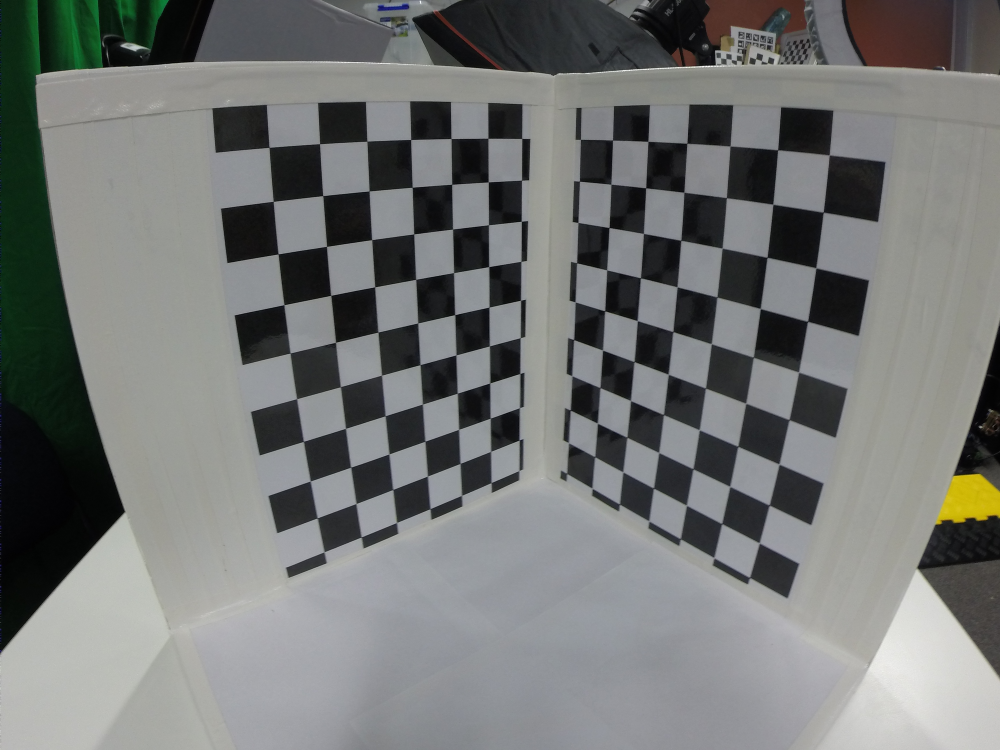
#> input picture H3.JPG, 3000 x 2250 px (shown at 1/3 size)
$ python -i Get3d2dCoordinates.py   (imports and definitions only)   (older library calls are emulated)
#> lines starting #> are read from the running program, lines starting #| are printed output that depends on the picture; after the words box and inside, x2 and y2 are one past the last pixel; in counts of white or black regions, pixels touching at a corner belong together
import cv2
import numpy as np
import os

class TsaiBoard:
    #Defines the board that we use for calibration
    #Arguments:
    # - square_size: size of the squares in the checkerboard pattern
    # - rows: number of rows in the checkerboard patterns
    # - cols: number of columns in the checkerboard patterns
    # - left_offset: distance between the left checkerboard pattern and the upright axis
    # - right_offset: distance between the right checkerboard pattern and the upright axis
    # [6 lines left out: function __init__, not called in this run]

def SeparateGrids(gray, debug=False):
    #Estimate the position of the two checkerboards in the image
    #Arguments:
    # - gray: numpy array for grayscale image (Works best if normalized and median blur is applied)
    # - debug: bool, display the output grids (Optional)
    #Returns:
    # - Bounding boxes for the two checkerboards
    #Find the two checkerboards on downsampled images
#> called with debug = False
    scale_factor = 16
    mini = cv2.resize(gray, (gray.shape[1]//scale_factor, gray.shape[0]//scale_factor))
    mini = np.clip(255*(mini - np.percentile(mini, 20))/(np.percentile(mini, 80)-np.percentile(mini, 20)), 0, 255)
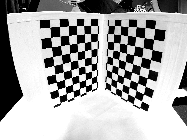
#> mini: shape (140, 187) float64; min 0, max 255, mean 168.4
    mini = cv2.normalize(mini, None, 0, 255, cv2.NORM_MINMAX)
    mini_y = cv2.Sobel(mini,cv2.CV_64F, 0, 1, ksize=5)
    mini_y = np.abs(mini_y)
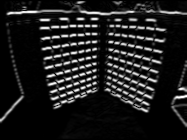
#> mini_y: shape (140, 187) float64; min 0, max 12240, mean 1430.9; drawn with min black and max white
    mini_y = (mini_y > 4000)
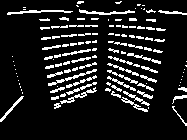
#> mini_y: shape (140, 187) bool; 12.5% white in thin lines or dots, all inside (x1, y1, x2, y2) = (0, 1, 187, 126)
    mini_x = cv2.Sobel(mini,cv2.CV_64F, 1, 0, ksize=5)
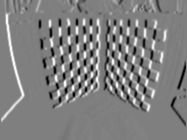
#> mini_x: shape (140, 187) float64; min -12176.8, max 12240, mean 70; drawn with min black and max white
    mini_x = np.abs(mini_x)
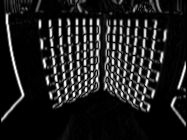
#> mini_x: shape (140, 187) float64; min 0, max 12240, mean 1574.2; drawn with min black and max white
    mini_x = (mini_x > 4000)
#> mini_x: shape (140, 187) bool; 13.8% white in thin lines or dots, all inside (x1, y1, x2, y2) = (1, 0, 186, 126)
    double = np.logical_or(mini_x, mini_y).astype(np.uint8)
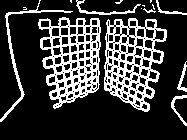
#> double: shape (140, 187); values 0 (black) and 1 (white), 23.3% white in thin lines or dots
    numLabels, labels, stats, centroids = cv2.connectedComponentsWithStats(double, 8, cv2.CV_32S)
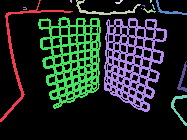
#> labels: shape (140, 187) int32; 16 distinct labels, from 0 to 15; one colour per label, 0 black
#> numLabels = 16; stats = 16 rows, first 6: [0, 0, 187, 140, 20086], [0, 0, 73, 122, 498], [70, 0, 2, 3, 5], [76, 0, 65, 15, 193], [115, 0, 8, 4, 15], [150, 0, 2, 3, 5]; centroids = 16 rows, first 8: [91.21, 72.78], [20.42, 51.8], [70.6, 0.8], [103.3, 9.94], [118.6, 1.73], [150.4, 0.8], [168.3, 10.3], [143.2, 5.25]

    # cv2.imshow("test", (255/numLabels*labels).astype(np.uint8))
    # cv2.waitKey(0)
    # cv2.destroyAllWindows()
    #Sort by number of pixels
    stats.view(dtype=("int32,int32,int32,int32,int32")).sort(order=['f4'], axis=0)
    #Upsample bounding boxes
    board1 = stats[-2]*scale_factor
#> board1 = [608, 272, 1008, 1472, 40720]
    board2 = stats[-3]*scale_factor
#> board2 = [1664, 288, 1008, 1504, 39584]

    #Pad the image in case grid is cut off
    padding_factor = gray.shape[1]//50
#> padding_factor = 60
    board1 = [max(board1[0]-padding_factor,0), max(board1[1]-padding_factor,0), min(board1[2]+2*padding_factor,gray.shape[1]), min(board1[3]+2*padding_factor,gray.shape[0])]
#> board1 = [548, 212, 1128, 1592]
    board2 = [max(board2[0]-padding_factor,0), max(board2[1]-padding_factor,0), min(board2[2]+2*padding_factor,gray.shape[1]), min(board2[3]+2*padding_factor,gray.shape[0])]
#> board2 = [1604, 228, 1128, 1624]

    if debug:
        #Plot bounding boxes of grids
        gray_box = cv2.cvtColor(gray, cv2.COLOR_GRAY2BGR)
        gray_box = cv2.rectangle(gray_box, (board1[0],board1[1]), (board1[0]+board1[2],board1[1]+board1[3]), (255, 0, 0), thickness = 4)
        gray_box = cv2.rectangle(gray_box, (board2[0],board2[1]), (board2[0]+board2[2],board2[1]+board2[3]), (0, 0, 255), thickness = 4)
        imS = cv2.resize(gray_box, (gray_box.shape[1]//3, gray_box.shape[0]//3))
        cv2.imshow("Tsai grids found", imS)
        cv2.waitKey(0)
        cv2.destroyAllWindows()
    return board1, board2

import matplotlib.pyplot as plt

# [159 lines left out: functions GetCorners, OrderBoard, EstimateOrigin, AssignWorldCoordinates, GetTsaiGrid, Get3d2dpoints, not called in this run]

>>> import cv2
>>> picture = cv2.imread('H3.JPG', cv2.IMREAD_GRAYSCALE)
>>> result = SeparateGrids(picture)
#> result = ([548, 212, 1128, 1592], [1604, 228, 1128, 1624])
